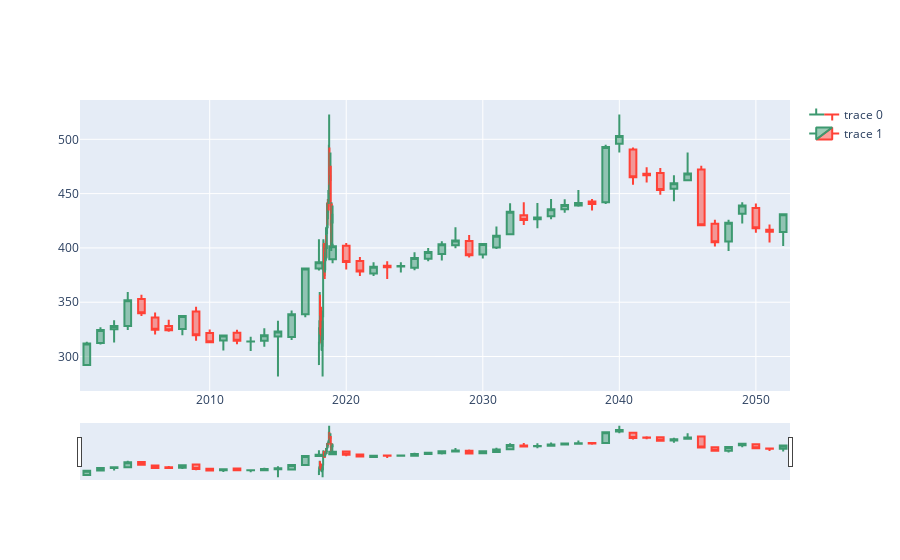

The cell this chart's notebook holds for it:
### Code cell
# Я долго думал,как объединить два графика,и в итоге путём перебора дошёл до этого. Я не знаю,почему он берёт отсчёт с 1950 по 
# 2049,но с 2017 по 2018 там есть скользящая средняя и ohlc
month=rosn_w.index.strftime('%b-2017')

trace = go.Ohlc(x=rosn_week.index,
                open=rosn_week['Open'],
                high=rosn_week['High'],
                low=rosn_week['Low'],
                close=rosn_week['Close'])


trace2 = go.Candlestick(
                x=week, 
                open=rosn_w['Open'],
                high=rosn_w['High'],
                low=rosn_w['Low'],
                close=rosn_w['Close'])

layout = go.Layout(
    xaxis = dict(
        rangeslider = dict(
            visible = False
        )
    )
)


data3 = [trace,trace2]
fig = go.Figure(data=data3)
iplot(fig)
